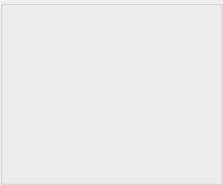
       <widget class="QGroupBox" name="groupBox5" >
        <property name="minimumSize" >
         <size>
          <width>223</width>
          <height>185</height>
         </size>
        </property>
        <property name="maximumSize" >
         <size>
          <width>223</width>
          <height>185</height>
         </size>
        </property>
        <property name="title" >
         <string/>
        </property>
        <widget class="QFrame" name="frame_12" >
         <property name="geometry" >
          <rect>
           <x>17</x>
           <y>70</y>
           <width>50</width>
           <height>34</height>
          </rect>
         </property>
         <layout class="QGridLayout" >
          <property name="leftMargin" >
           <number>0</number>
          </property>
          <property name="topMargin" >
           <number>0</number>
          </property>
          <property name="rightMargin" >
           <number>0</number>
          </property>
          <property name="bottomMargin" >
           <number>0</number>
          </property>
          <property name="horizontalSpacing" >
           <number>0</number>
          </property>
          <property name="verticalSpacing" >
           <number>0</number>
          </property>
          <item row="1" column="0" >
           <widget class="QLabel" name="textLabel_Cash5" >
            <property name="minimumSize" >
             <size>
              <width>35</width>
              <height>0</height>
             </size>
            </property>
            <property name="alignment" >
             <set>Qt::AlignRight|Qt::AlignTrailing|Qt::AlignVCenter</set>
            </property>
           </widget>
          </item>
          <item row="0" column="0" >
           <widget class="QLabel" name="textLabel_TopCash5" >
            <property name="minimumSize" >
             <size>
              <width>35</width>
              <height>0</height>
             </size>
            </property>
           </widget>
          </item>
         </layout>
        </widget>
        <widget class="QFrame" name="frame_13" >
         <property name="geometry" >
          <rect>
           <x>22</x>
           <y>123</y>
           <width>40</width>
           <height>40</height>
          </rect>
         </property>
         <layout class="QGridLayout" >
          <property name="leftMargin" >
           <number>0</number>
          </property>
          <property name="topMargin" >
           <number>0</number>
          </property>
          <property name="rightMargin" >
           <number>0</number>
          </property>
          <property name="bottomMargin" >
           <number>0</number>
          </property>
          <property name="horizontalSpacing" >
           <number>0</number>
          </property>
          <property name="verticalSpacing" >
           <number>0</number>
          </property>
          <item row="0" column="0" >
           <widget class="QLabel" name="textLabel_Button5" >
            <property name="text" >
             <string/>
            </property>
            <property name="scaledContents" >
             <bool>true</bool>
            </property>
           </widget>
          </item>
         </layout>
        </widget>
        <widget class="QFrame" name="frame_Cards5" >
         <property name="geometry" >
          <rect>
           <x>85</x>
           <y>40</y>
           <width>118</width>
           <height>111</height>
          </rect>
         </property>
         <widget class="QLabel" name="textLabel_Status5" >
          <property name="geometry" >
           <rect>
            <x>9</x>
            <y>35</y>
            <width>100</width>
            <height>40</height>
           </rect>
          </property>
          <property name="minimumSize" >
           <size>
            <width>0</width>
            <height>20</height>
           </size>
          </property>
          <property name="text" >
           <string/>
          </property>
          <property name="alignment" >
           <set>Qt::AlignCenter</set>
          </property>
         </widget>
         <widget class="MyCardsPixmapLabel" name="pixmapLabel_card5a" >
          <property name="geometry" >
           <rect>
            <x>0</x>
            <y>0</y>
            <width>80</width>
            <height>111</height>
           </rect>
          </property>
          <property name="scaledContents" >
           <bool>true</bool>
          </property>
         </widget>
         <widget class="MyCardsPixmapLabel" name="pixmapLabel_card5b" >
          <property name="geometry" >
           <rect>
            <x>39</x>
            <y>0</y>
            <width>80</width>
            <height>111</height>
           </rect>
          </property>
          <property name="scaledContents" >
           <bool>true</bool>
          </property>
         </widget>
        </widget>
        <widget class="QLabel" name="label_Avatar5" >
         <property name="geometry" >
          <rect>
           <x>17</x>
           <y>17</y>
           <width>50</width>
           <height>50</height>
          </rect>
         </property>
         <property name="pixmap" >
          <pixmap/>
         </property>
         <property name="scaledContents" >
          <bool>true</bool>
         </property>
        </widget>
        <widget class="QLabel" name="label_PlayerName5" >
         <property name="geometry" >
          <rect>
           <x>85</x>
           <y>17</y>
           <width>118</width>
           <height>23</height>
          </rect>
         </property>
         <property name="alignment" >
          <set>Qt::AlignLeading|Qt::AlignLeft|Qt::AlignTop</set>
         </property>
        </widget>
        <widget class="MySetLabel" name="textLabel_Set5" >
         <property name="geometry" >
          <rect>
           <x>85</x>
           <y>155</y>
           <width>118</width>
           <height>20</height>
          </rect>
         </property>
         <property name="alignment" >
          <set>Qt::AlignBottom|Qt::AlignHCenter</set>
         </property>
        </widget>
       </widget>
